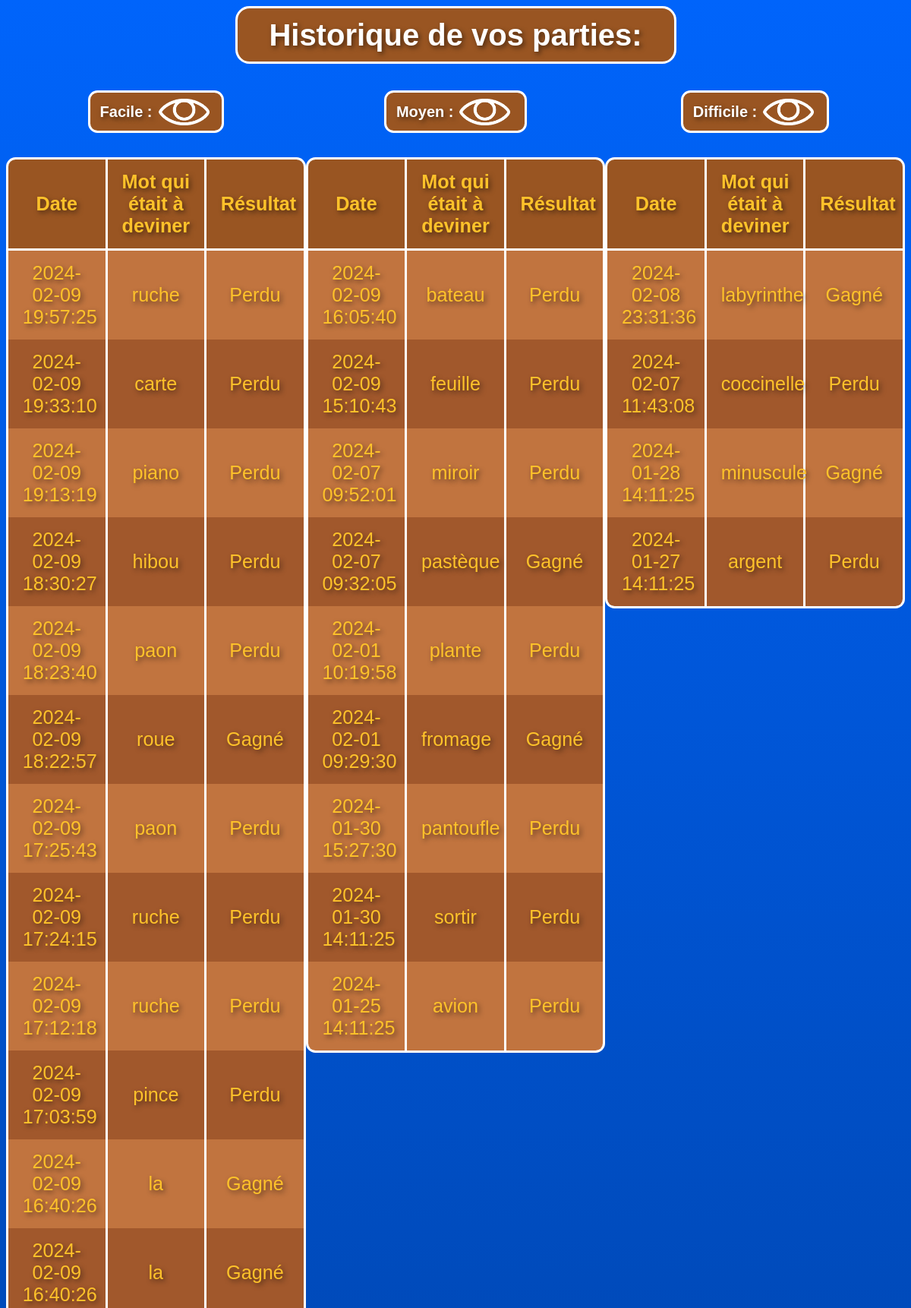
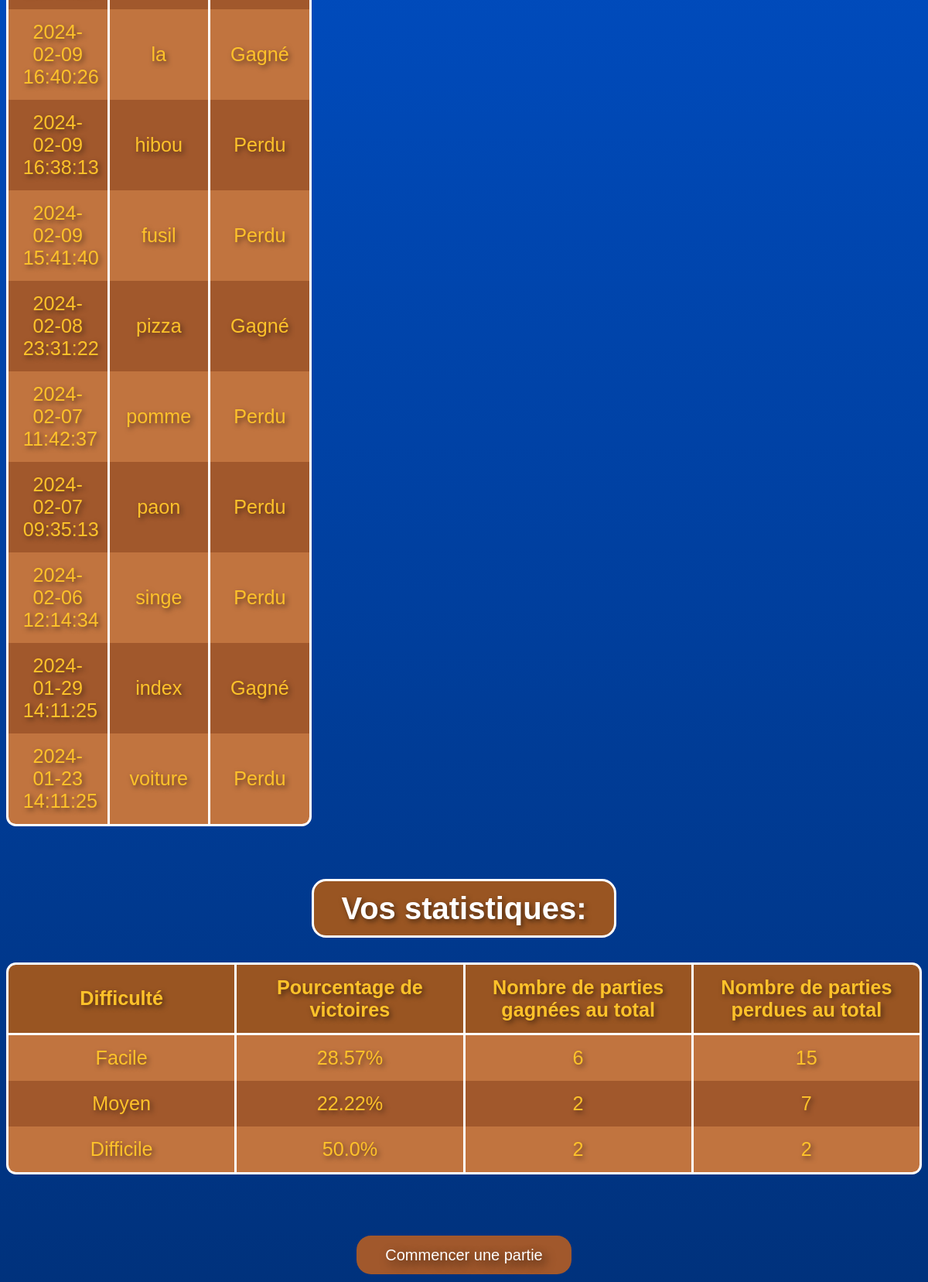
/historique (signed in, upper part), run on the app's committed database (2 pictures, top to bottom).
### tables this page shows
CREATE TABLE Partie (
    Partie_Id INTEGER PRIMARY KEY AUTOINCREMENT,
    Date_Du_Jeu DATETIME DEFAULT CURRENT_TIMESTAMP,
    Mot_A_Deviner VARCHAR,
    Gagne_Facile INTEGER DEFAULT 0,
    Perdu_Facile INTEGER DEFAULT 0,
    Gagne_Moyen INTEGER DEFAULT 0,
    Perdu_Moyen INTEGER DEFAULT 0,
    Gagne_Difficile INTEGER DEFAULT 0,
    Perdu_Difficile INTEGER DEFAULT 0,
    Resultat VARCHAR DEFAULT NULL,
    Difficulty VARCHAR DEFAULT NULL,
    User_Id INTEGER,
    FOREIGN KEY(User_Id) REFERENCES User(US_Id)
);

### app.py (the view)
@app.route('/historique')
def historique():
    user_id = session.get('user_id')
    historique_data = get_historique_data(user_id)
    return render_template('historique.html', **historique_data)

### app.py (called while the page is built)
def connect_db():
    db_path = 'Pendu.db'
    print(f"Connecté à la base de données : {db_path}")
    return sqlite3.connect(db_path)

### templates/historique.html (shortened to what this page needs)
<!DOCTYPE html>
<html lang="fr">
<head>
    <link rel="stylesheet" href="/static/historique.css">
    <link rel="stylesheet" href="/static/deconnexion.css">
</head>
<body class="fade-in">
    <div class="zoom">
        <div class="title-container" id="titre1">
            <h1>Historique de vos parties:</h1>
        </div>
        <br>
        <br>
        <br>
        <div class="table-container">
            <div class="table-section difficulty-section">
                <div class="title-container2" id="facile-arrow">
                    <div class="bold">
                        <span>Facile : </span>
                    </div>
                    <img src="/static/images/oeil-ouvert.png" class="arrow" alt="Flèche pour afficher/masquer le tableau">
                </div>
                <table id="table_facile" class="content-table visible table-transition">
                    <thead>
                        <tr>
                            <th>Date</th>
                            <th>Mot qui était à deviner</th>
                            <th>Résultat</th>
                        </tr>
                    </thead>
                    <tbody>
                        {% for game in game_history_facile %}
                        <tr>
                            <td>{{ game[0] }}</td>
                            <td>{{ game[1] }}</td>
                            <td>{{ game[2] }}</td>
                        </tr>
                        {% endfor %}
                    </tbody>
                </table>
            </div>
            <div class="table-section difficulty-section">
                <div class="title-container2" id="moyen-arrow">
                    <div class="bold">
                        <span>Moyen : </span>
                    </div>
                    <img src="/static/images/oeil-ouvert.png" class="arrow" alt="Flèche pour afficher/masquer le tableau">
                </div>
                <table id="table_moyen" class="content-table visible table-transition">
                    <thead>
                        <tr>
                            <th>Date</th>
                            <th>Mot qui était à deviner</th>
                            <th>Résultat</th>
                        </tr>
                    </thead>
                    <tbody>
                        {% for game in game_history_moyen %}
                        <tr>
                            <td>{{ game[0] }}</td>
                            <td>{{ game[1] }}</td>
                            <td>{{ game[2] }}</td>
                        </tr>
                        {% endfor %}
                    </tbody>
                </table>
            </div>
            <div class="table-section difficulty-section">
                <div class="title-container2" id="difficile-arrow">
                    <div class="bold">
                        <span>Difficile : </span>
                    </div>
                    <img src="/static/images/oeil-ouvert.png" class="arrow" alt="Flèche pour afficher/masquer le tableau">
                </div>
                <table id="table_difficile" class="content-table visible table-transition">
                    <thead>
                        <tr>
                            <th>Date</th>
                            <th>Mot qui était à deviner</th>
                            <th>Résultat</th>
                        </tr>
                    </thead>
                    <tbody>
                        {% for game in game_history_difficile %}
                        <tr>
                            <td>{{ game[0] }}</td>
                            <td>{{ game[1] }}</td>
                            <td>{{ game[2] }}</td>
                        </tr>
                        {% endfor %}
                    </tbody>
                </table>
            </div>
        </div>
        <div class="title-container" id="titre2">
            <h1>Vos statistiques:</h1>
        </div>
        <table class="stats-table">
            <thead>
                <tr>
                    <th>Difficulté</th>
                    <th>Pourcentage de victoires</th>
                    <th>Nombre de parties gagnées au total</th>
                    <th>Nombre de parties perdues au total</th>
                </tr>
            </thead>
            <tbody>
                <tr>
                    <td>Facile</td>
                    <td>{{ pourcentage_facile }}%</td>
                    <td>{{ total_gagne_facile }}</td>
                    <td>{{ total_perdu_facile }}</td>
                </tr>
                <tr>
                    <td>Moyen</td>
                    <td>{{ pourcentage_moyen }}%</td>
                    <td>{{ total_gagne_moyen }}</td>
                    <td>{{ total_perdu_moyen }}</td>
                </tr>
                <tr>
                    <td>Difficile</td>
                    <td>{{ pourcentage_difficile }}%</td>
                    <td>{{ total_gagne_difficile }}</td>
                    <td>{{ total_perdu_difficile }}</td>
                </tr>
            </tbody>
        </table>
        <br>
        <div class="bouton-section2">
            <a href="/recommencer_une_partie">
                <button class="bouton-recommencer">Commencer une partie</button>
            </a>
        </div>
    </div>
</body>
</html>

### static/historique.css (style rules this page uses)
* { font-family: "Poppins", sans-serif; }
h1, h3 { text-align: center; color: #ffffff; }
body { background: linear-gradient(to bottom, #0064fb, #003078); background-repeat: no-repeat; background-attachment: fixed; }
.title-container { display: flex; flex-direction: column; justify-content: center; align-items: center; background-color: #995522; color: #ffffff; text-align: center; padding: 10px; border-radius: 15px; margin: auto; border: 3px solid white; text-shadow: 2px 2px 5px rgba(0, 0, 0, 0.5); }
#titre1 { max-width: 440px; }
#titre2 { max-width: 290px; }
.title-container2 { display: flex; flex-direction: row; justify-content: flex-start; align-items: center; background-color: #995522; color: #ffffff; text-align: center; padding: 10px; border-radius: 10px; margin-bottom: 10px; height: 20px; border: 3px solid white; text-shadow: 2px 2px 5px rgba(0, 0, 0, 0.5); transition: all 0.5s ease; margin-left: auto; margin-right: auto; }
#facile-arrow { width: 118px; }
#moyen-arrow { width: 125px; }
#difficile-arrow { width: 131px; }
.title-container2 img.arrow { width: 60px; height: auto; }
.title-container h1, .title-container h3 { margin: 0; }
.table-container { display: flex; justify-content: space-around; margin-bottom: 20px; }
.content-table { border-collapse: collapse; margin: 25px auto; font-size: 0.9em; min-width: 400px; overflow: hidden; width: 100%; max-width: 1450px; background: #ffffff; border-radius: 10px; border: 3px solid #7c3bde; table-layout: fixed; text-shadow: 2px 2px 5px rgba(0, 0, 0, 0.5); }
.stats-table { border-collapse: collapse; margin: 25px auto; font-size: 0.9em; min-width: 400px; overflow: hidden; width: 100%; max-width: 1450px; background: #ffffff; border-radius: 10px; border: 3px solid #7c3bde; table-layout: fixed; text-shadow: 2px 2px 5px rgba(0, 0, 0, 0.5); }
.content-table th, .content-table td { padding: 12px 15px; border-left: 3px solid #ffffff; border-right: 3px solid #ffffff; text-align: center; color: #fec22a; border-top: none; border-bottom: none; font-size: 1.4em; font-family: sans-serif; }
.stats-table th, .stats-table td { padding: 12px 15px; border-left: 3px solid #ffffff; border-right: 3px solid #ffffff; text-align: center; color: #fec22a; border-top: none; border-bottom: none; font-size: 1.4em; font-family: sans-serif; }
.content-table thead tr { background-color: #995522; color: #ffffff; text-align: center; font-weight: bold; border-radius: 10px 10px 0 0; border-bottom: none; }
.stats-table thead tr { background-color: #995522; color: #ffffff; text-align: center; font-weight: bold; border-radius: 10px 10px 0 0; border-bottom: none; }
.content-table tbody tr:nth-child(even) td { background-color: #a1582c; }
.content-table tbody tr:nth-child(odd) td { background-color: #c1743f; }
.content-table tbody tr td { border-bottom: none; }
.content-table tbody tr { color: #ffffff; }
.stats-table tbody tr:nth-child(even) td { background-color: #a1582c; }
.stats-table tbody tr:nth-child(odd) td { background-color: #c1743f; }
.stats-table tbody tr td { border-bottom: none; }
.stats-table tbody tr { color: #ffffff; }
.table-section { margin-top: -27px; }
.bouton-recommencer { border: none; background: none; color: inherit; padding: 11px 30px; cursor: pointer; font: inherit; border-radius: 15px; transition: background-color 0.3s; }
.bouton-section2 { display: flex; flex-direction: column; align-items: center; margin-top: 20px; margin-bottom: 10px; }
.bouton-section2 a:not(:last-child) { margin-bottom: 10px; }
.bouton-recommencer, .bouton-historique { background-color: #a1582c; color: white; text-shadow: 4px 4px 10px rgba(0, 0, 0, 0.75); }
.content-table th { border-bottom: 3px solid #ffffff; }
.stats-table th { border-bottom: 3px solid #ffffff; }
.content-table { min-width: 300px; max-width: 1300px; }
.stats-table { min-width: 300px; max-width: 1300px; }
.difficulty-section { max-width: 475px; }
.table-container { margin-bottom: 30px; }
.bouton-recommencer, .bouton-historique, .bouton-autre_compte { padding: 11px 30px; cursor: pointer; font: inherit; border-radius: 15px; transition: padding 0.3s ease; }
.zoom { zoom: 1.25; }
.bold { font-weight: bold; }
.content-table { visibility: hidden; }
.fade-in { animation: fadeIn 0.5s ease-in-out; }

### data on the page
Partie: Date_Du_Jeu "2024-02-09 19:57:25", Mot_A_Deviner "ruche", Resultat "Perdu"
Partie: Date_Du_Jeu "2024-02-09 19:33:10", Mot_A_Deviner "carte", Resultat "Perdu"
Partie: Date_Du_Jeu "2024-02-09 19:13:19", Mot_A_Deviner "piano", Resultat "Perdu"
Partie: Date_Du_Jeu "2024-02-09 18:30:27", Mot_A_Deviner "hibou", Resultat "Perdu"
Partie: Date_Du_Jeu "2024-02-09 18:23:40", Mot_A_Deviner "paon", Resultat "Perdu"
Partie: Date_Du_Jeu "2024-02-09 18:22:57", Mot_A_Deviner "roue", Resultat "Gagné"
Partie: Date_Du_Jeu "2024-02-09 17:25:43", Mot_A_Deviner "paon", Resultat "Perdu"
Partie: Date_Du_Jeu "2024-02-09 17:24:15", Mot_A_Deviner "ruche", Resultat "Perdu"
Partie: Date_Du_Jeu "2024-02-09 17:12:18", Mot_A_Deviner "ruche", Resultat "Perdu"
Partie: Date_Du_Jeu "2024-02-09 17:03:59", Mot_A_Deviner "pince", Resultat "Perdu"
Partie: Date_Du_Jeu "2024-02-09 16:40:26", Mot_A_Deviner "la", Resultat "Gagné"
Partie: Date_Du_Jeu "2024-02-09 16:40:26", Mot_A_Deviner "la", Resultat "Gagné"
Partie: Date_Du_Jeu "2024-02-09 16:40:26", Mot_A_Deviner "la", Resultat "Gagné"
Partie: Date_Du_Jeu "2024-02-09 16:38:13", Mot_A_Deviner "hibou", Resultat "Perdu"
Partie: Date_Du_Jeu "2024-02-09 15:41:40", Mot_A_Deviner "fusil", Resultat "Perdu"
Partie: Date_Du_Jeu "2024-02-08 23:31:22", Mot_A_Deviner "pizza", Resultat "Gagné"
Partie: Date_Du_Jeu "2024-02-07 11:42:37", Mot_A_Deviner "pomme", Resultat "Perdu"
Partie: Date_Du_Jeu "2024-02-07 09:35:13", Mot_A_Deviner "paon", Resultat "Perdu"
Partie: Date_Du_Jeu "2024-02-06 12:14:34", Mot_A_Deviner "singe", Resultat "Perdu"
Partie: Date_Du_Jeu "2024-01-29 14:11:25", Mot_A_Deviner "index", Resultat "Gagné"
Partie: Date_Du_Jeu "2024-01-23 14:11:25", Mot_A_Deviner "voiture", Resultat "Perdu"
Partie: Date_Du_Jeu "2024-02-09 16:05:40", Mot_A_Deviner "bateau", Resultat "Perdu"
Partie: Date_Du_Jeu "2024-02-09 15:10:43", Mot_A_Deviner "feuille", Resultat "Perdu"
Partie: Date_Du_Jeu "2024-02-07 09:52:01", Mot_A_Deviner "miroir", Resultat "Perdu"
Partie: Date_Du_Jeu "2024-02-07 09:32:05", Mot_A_Deviner "pastèque", Resultat "Gagné"
Partie: Date_Du_Jeu "2024-02-01 10:19:58", Mot_A_Deviner "plante", Resultat "Perdu"
Partie: Date_Du_Jeu "2024-02-01 09:29:30", Mot_A_Deviner "fromage", Resultat "Gagné"
Partie: Date_Du_Jeu "2024-01-30 15:27:30", Mot_A_Deviner "pantoufle", Resultat "Perdu"
Partie: Date_Du_Jeu "2024-01-30 14:11:25", Mot_A_Deviner "sortir", Resultat "Perdu"
Partie: Date_Du_Jeu "2024-01-25 14:11:25", Mot_A_Deviner "avion", Resultat "Perdu"
Partie: Date_Du_Jeu "2024-02-08 23:31:36", Mot_A_Deviner "labyrinthe", Resultat "Gagné"
Partie: Date_Du_Jeu "2024-02-07 11:43:08", Mot_A_Deviner "coccinelle", Resultat "Perdu"
Partie: Date_Du_Jeu "2024-01-28 14:11:25", Mot_A_Deviner "minuscule", Resultat "Gagné"
Partie: Date_Du_Jeu "2024-01-27 14:11:25", Mot_A_Deviner "argent", Resultat "Perdu"

### other printed values
{{ pourcentage_facile }} "28.57"
{{ total_gagne_facile }} "6"
{{ total_perdu_facile }} "15"
{{ pourcentage_moyen }} "22.22"
{{ total_gagne_moyen }} "2"
{{ total_perdu_moyen }} "7"
{{ pourcentage_difficile }} "50.0"
{{ total_gagne_difficile }} "2"
{{ total_perdu_difficile }} "2"
